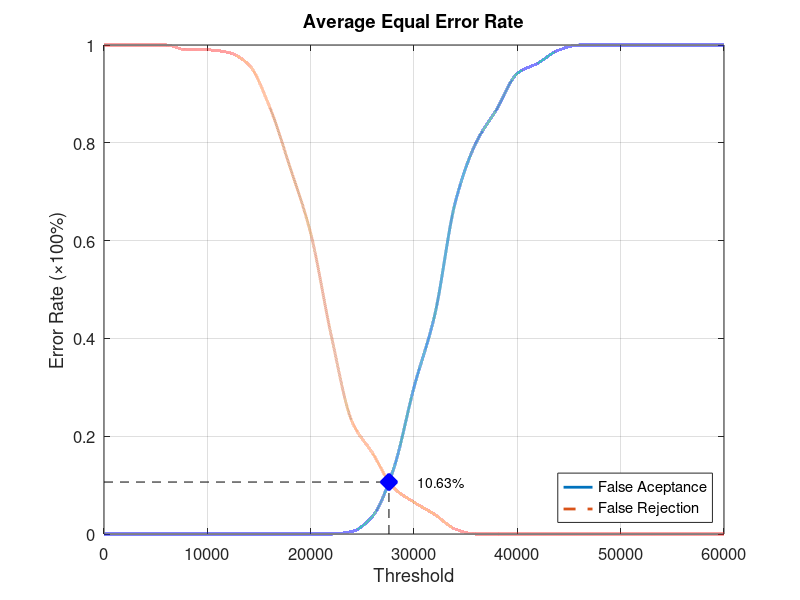
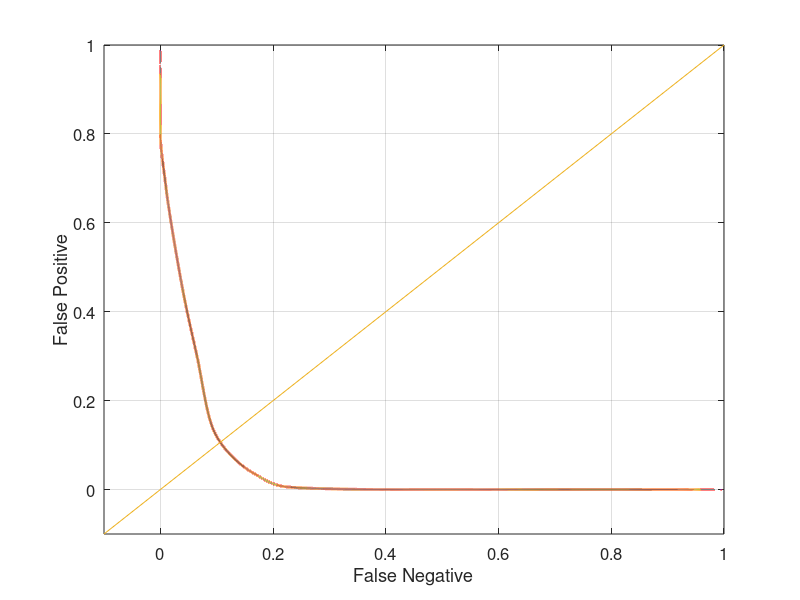

The MATLAB script that drew these images, in order:
function yEER = Database4_3
close all;
clear;
clc;
x = 0:2000:60000;
xq = 0:0.5:60000;

y0 = [0 0 0 0 0 0 0 0 0 0 0 0 0.00526316 0.0368421 0.131579 0.3 0.447368 0.678947 0.8 0.868421 0.942105 0.963158 0.989474 1 1 1 1 1 1 1 1];
yy0 = interp1(x, y0, xq, 'pchip');
y1 = [1 1 1 1 0.99 0.99 0.985 0.96 0.875 0.75 0.615 0.405 0.23 0.165 0.095 0.065 0.04 0.01 0 0 0 0 0 0 0 0 0 0 0 0 0];
yy1 = interp1(x, y1, xq, 'pchip');

% Calculating EER: 
y2 = abs(y0 - y1);
find(y2 == min(y2))
yy2 = abs(yy0 - yy1);
xEER = find(yy2 == min(yy2));
xEERIndex = xq(xEER) % X-axis EER
yEER = yy0(xEER) % Y-axis EER

main = figure
plot(xq, yy0,'-','LineWidth', 2);	hold on
plot(xq, yy1,'--','LineWidth', 2);	hold on
plot([xEERIndex xEERIndex], [0 yEER], 'k--');	hold on
plot([0 xEERIndex], [yEER yEER], 'k--');	hold on
plot(xEERIndex, yEER, 'bx', 'LineWidth', 10);	hold on
text(xEERIndex + 10 * xEERIndex / 100, yEER, [num2str(round((10000 * yEER)) / 100) '%'])
legend('False Aceptance', 'False Rejection', 'Location', 'SouthEast')
xlabel('Threshold')
ylabel('Error Rate (\times100%)')
title('Average Equal Error Rate')
set(gca, 'FontSize', 12)
axis([0 60000 0 1])
grid on

print(main, 'Database4_3Main', '-dpng');
FNRxFPR = figure('Color', [1 1 1]);
plot(yy1, yy0, '-', yy1, yy0, 'LineWidth', 2);
hold on
y = -0.1:0.1:1
plot(y, y); 
set(gca, 'FontSize', 12)
xlabel('False Negative')
ylabel('False Positive')
axis([-0.1 1 -0.1 1])
set(gca, 'FontSize', 12)
grid on

print(FNRxFPR, 'Database4_3FNRxFPR','-dpng');
end
